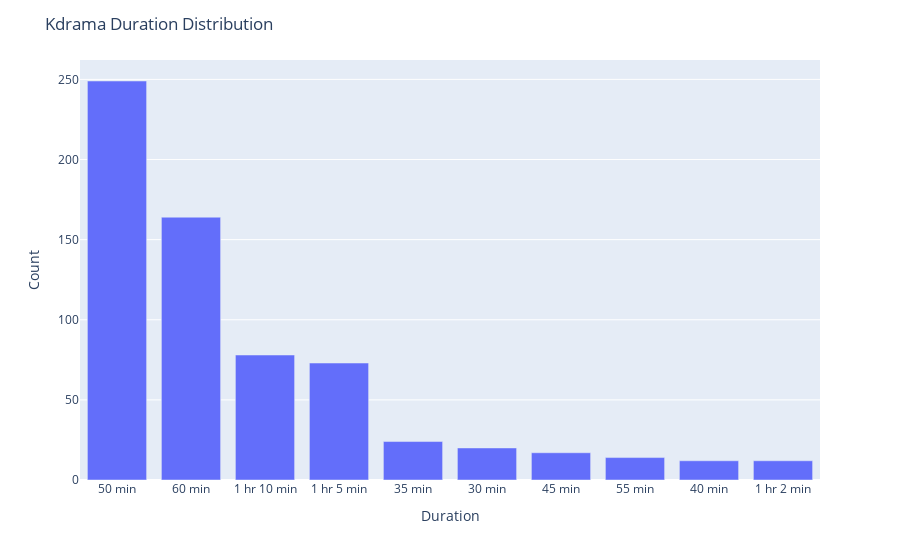

Here is the notebook cell this chart was saved with:
### Markdown cell above
<h1 style = "font-family:Andale Mono;
                         text-align:center;
                         font-size: 40px;
                         background-color:white;">
                ⏳ Duration of each episode⌛
</h1>
<hr>

### Code cell
duration_df = kdrama['Duration'].value_counts().reset_index().rename(columns = {'Duration':'Count','index':'Duration'})

fig = px.bar(data_frame = duration_df.head(10),
             x = 'Duration',
             y = 'Count')

fig.update_layout(title = 'Kdrama Duration Distribution')

fig.show()

### Figure 1 — Plotly figure (JSON) as saved in the notebook; plotly's stock layout.template omitted (floating-point values rounded to 4 significant figures)
{"data": [{"alignmentgroup": "True", "hovertemplate": "Duration=%{x}<br>Count=%{y}<extra></extra>", "legendgroup": "", "marker": {"color": "#636efa", "pattern": {"shape": ""}}, "name": "", "offsetgroup": "", "orientation": "v", "showlegend": false, "textposition": "auto", "type": "bar", "x": ["50 min", "60 min", "1 hr 10 min", "1 hr 5 min", "35 min", "30 min", "45 min", "55 min", "40 min", "1 hr 2 min"], "xaxis": "x", "y": [249, 164, 78, 73, 24, 20, 17, 14, 12, 12], "yaxis": "y"}], "layout": {"barmode": "relative", "legend": {"tracegroupgap": 0}, "margin": {"t": 60}, "title": {"text": "Kdrama Duration Distribution"}, "xaxis": {"anchor": "y", "domain": [0, 1], "title": {"text": "Duration"}}, "yaxis": {"anchor": "x", "domain": [0, 1], "title": {"text": "Count"}}}}
